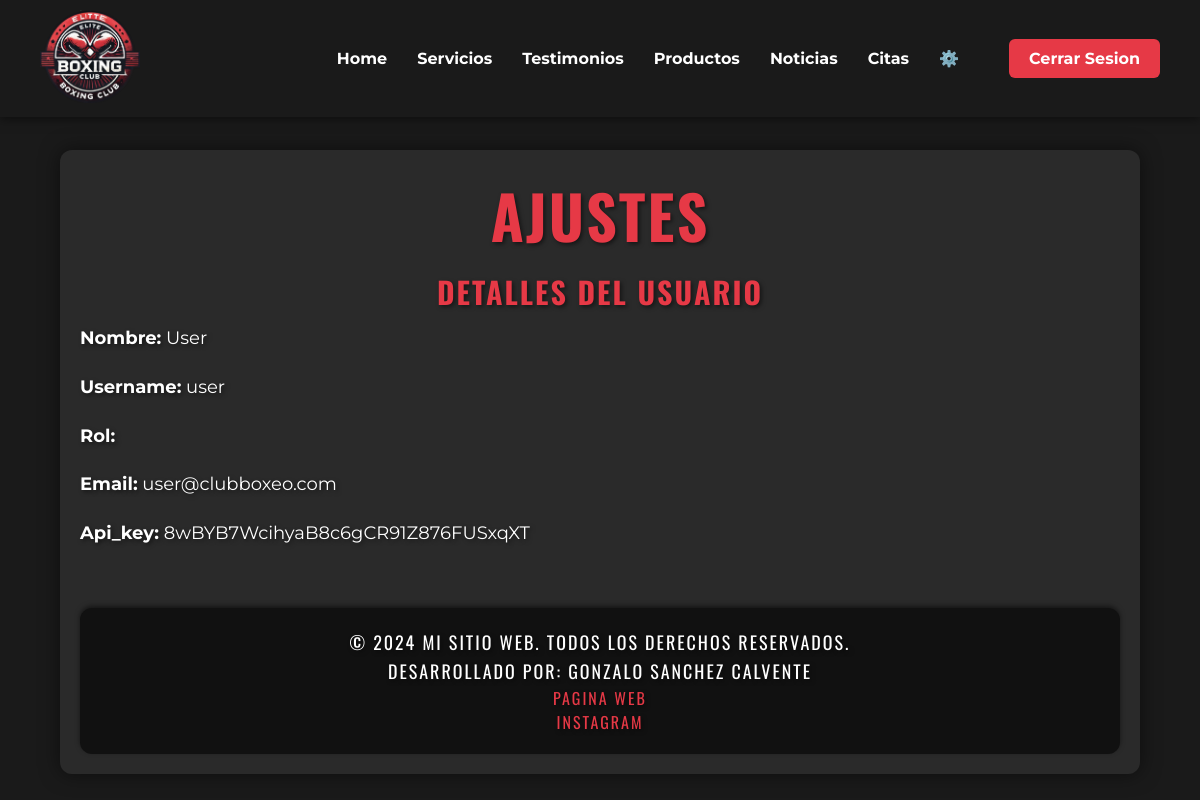
The page /ajustes.php (signed in) on the database its author committed.
### tables this page shows
CREATE TABLE usuarios (
    id_usuario INT AUTO_INCREMENT PRIMARY KEY,
    nombre VARCHAR(100) NOT NULL,
    username VARCHAR(50) UNIQUE NOT NULL,
    password VARCHAR(255) NOT NULL,
    rol ENUM('admin', 'user') DEFAULT 'user',
    email VARCHAR(100) NOT NULL,
    api_key VARCHAR(255)
);

### src/php/mostrarInformacionPersonal.php (the view)
<?php
require_once("conexion.php");
 $usuarioSesion = $_SESSION["username"];
    $consulta = "SELECT nombre, username, rol, email, api_key FROM usuarios WHERE nombre = '$usuarioSesion'";
    $resultado = $conexion->query($consulta);
    $usuario = $resultado->fetch_assoc();
    echo "<div class='result-container'>";
    echo "<h2>Detalles del Usuario</h2>";
    foreach ($usuario as $key => $value) {
        echo "<p><strong>" . ucfirst($key) . ":</strong> $value</p>";
    }
    echo "</div>";

### styles/style.css (style rules this page uses)
:root { --color-fondo: #1a1a1a; --color-texto: #ffffff; --color-primario: #e63946; --color-secundario: #ff1c1c; --color-fondo-seccion: #2a2a2a; --color-hover: #ff4d4d; --color-sombra: rgba(0, 0, 0, 0.5); --color-footer: #111; --color-enlace-footer: #e63946; }
* { margin: 0; padding: 0; box-sizing: border-box; }
body { font-family: 'Montserrat', sans-serif; color: var(--color-texto); background-color: var(--color-fondo); display: flex; flex-direction: column; align-items: center; min-height: 100vh; }
p { color: var(--color-texto); font-size: 18px; line-height: 1.60; margin-bottom: 20px; text-align: justify; text-shadow: 2px 2px 4px var(--color-sombra); }
h2 { font-size: 30px; }
h1, h2, h3, h4, h5, h6 { color: var(--color-primario) !important; font-weight: bold; margin-bottom: 10px; text-align: center; font-family: 'Oswald', sans-serif; text-transform: uppercase; letter-spacing: 2px; text-shadow: 2px 2px 4px var(--color-sombra); }

### styles/menu.css (style rules this page uses)
:root { --color-fondo: #1a1a1a; --color-texto: #ffffff; --color-primario: #e63946; --color-sombra: rgba(0, 0, 0, 0.5); }

### styles/footer.css (style rules this page uses)
:root { --color-fondo: #1a1a1a; --color-texto: #ffffff; --color-primario: #e63946; --color-secundario: #ff1c1c; --color-fondo-seccion: #2a2a2a; --color-hover: #ff4d4d; --color-sombra: rgba(0, 0, 0, 0.5); --color-footer: #111; --color-enlace-footer: #e63946; }
footer { display: flex; flex-direction: column; background-color: var(--color-footer); padding: 20px; text-align: center; justify-content: center; align-items: center; color: var(--color-texto); font-family: 'Oswald', sans-serif; text-transform: uppercase; letter-spacing: 2px; text-shadow: 2px 2px 4px var(--color-sombra); margin-top: 20px; border-radius: 12px; box-shadow: 0px -2px 5px var(--color-sombra); }
footer a { color: var(--color-enlace-footer); text-decoration: none; transition: color 0.3s ease; }
footer p { margin: 0; }

### rows shown on the page
usuarios: nombre "User", username "user", email "user@clubboxeo.com", api_key "8wBYB7WcihyaB8c6gCR91Z876FUSxqXT"

### other values the page prints
$key "Nombre"
$key "Username"
$key "Rol"
$key "Email"
$key "Api_key"
